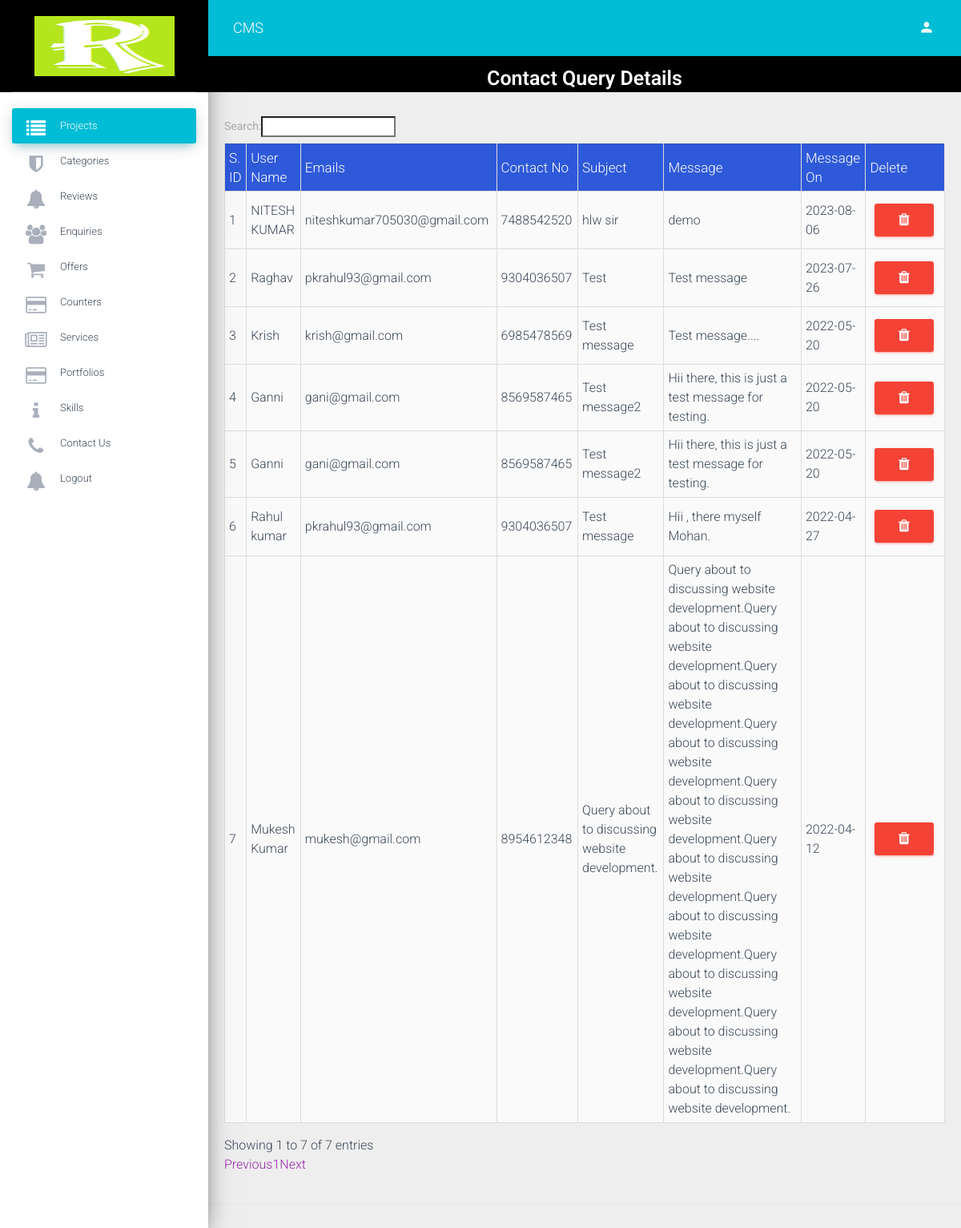
The page /admin/contact.php (signed in) on the database its author committed.
### tables this page shows
CREATE TABLE `contacts` (
  `id` int(11) NOT NULL,
  `name` varchar(100) NOT NULL,
  `email_` varchar(150) NOT NULL,
  `contact` bigint(20) NOT NULL,
  `subject` varchar(200) NOT NULL,
  `message` text NOT NULL,
  `msg_on` date NOT NULL
);

### admin/contact.php (the view, shortened to what this page needs)
<?php include 'sidebar.php'; ?>
<div>
    <h3 class="text-center" style="padding-top:60px;background: black;color: #fff;font-weight: 600;">Contact Query Details</h3>
</div>
<div class="card-body">
    <div class="table table-responsive">
        <?php
        $sql = "SELECT * FROM `contacts` Order By id DESC";
        $result = mysqli_query($connect, $sql);
        $count = 1;
        ?>
        <table class="table table-bordered" id="example" width="100%" cellspacing="0">
            <thead style="background: #2E59D9;color: white;">
                <tr>
                    <th>S. ID</th>
                    <th>User Name</th>
                    <th>Emails</th>
                    <th>Contact No</th>
                    <th>Subject</th>
                    <th>Message</th>
                    <th>Message On</th>
                    <th>Delete</th>
                </tr>
            </thead>
            <tbody>
                <?php
                if (mysqli_num_rows($result) > 0) {
                    while ($row = mysqli_fetch_array($result)) {
                ?>
                        <tr>
                            <td><?php echo $count++; ?></td>
                            <td><?php echo $row['name']; ?></td>
                            <td><?php echo $row['email_']; ?></td>
                            <td><?php echo $row['contact']; ?></td>
                            <td><?php echo $row['subject']; ?></td>
                            <td><?php echo $row['message']; ?></td>
                            <td><?php echo $row['msg_on']; ?></td>
                            <td>
                                <form action="#" method="post" style="float:left;margin:5px;">
                                    <button type="submit" name="delete" value="" class="btn btn-danger"><i class="fa fa-trash" aria-hidden="true"></i></button>
                                </form>
                            </td>
                        </tr>
                <?php
                    }
                }
                ?>
            </tbody>
        </table>
    </div>
</div>
<?php include 'footer.php'; ?>

### rows shown on the page
contacts: name "NITESH KUMAR", email_ "niteshkumar705030@gmail.com", contact "7488542520", subject "hlw sir", message "demo", msg_on "2023-08-06"
contacts: name "Raghav", email_ "pkrahul93@gmail.com", contact "9304036507", subject "Test", message "Test message", msg_on "2023-07-26"
contacts: name "Krish", email_ "krish@gmail.com", contact "6985478569", subject "Test message", message "Test message....", msg_on "2022-05-20"
contacts: name "Ganni", email_ "gani@gmail.com", contact "8569587465", subject "Test message2", message "Hii there, this is just a test message for testing.", msg_on "2022-05-20"
contacts: name "Ganni", email_ "gani@gmail.com", contact "8569587465", subject "Test message2", message "Hii there, this is just a test message for testing.", msg_on "2022-05-20"
contacts: name "Rahul kumar", email_ "pkrahul93@gmail.com", contact "9304036507", subject "Test message", message "Hii , there myself Mohan.", msg_on "2022-04-27"
contacts: name "Mukesh Kumar", email_ "mukesh@gmail.com", contact "8954612348", subject "Query about to discussing website development.", message "Query about to discussing website development.Query about to discussing website development.Query about to discussing website development.Query about to discussing website development.Query about to discussing website development.Query about to discussing website development.Query about to discussing website development.Query about to discussing website development.Query about to discussing website development.Query about to discussing website development.", msg_on "2022-04-12"
